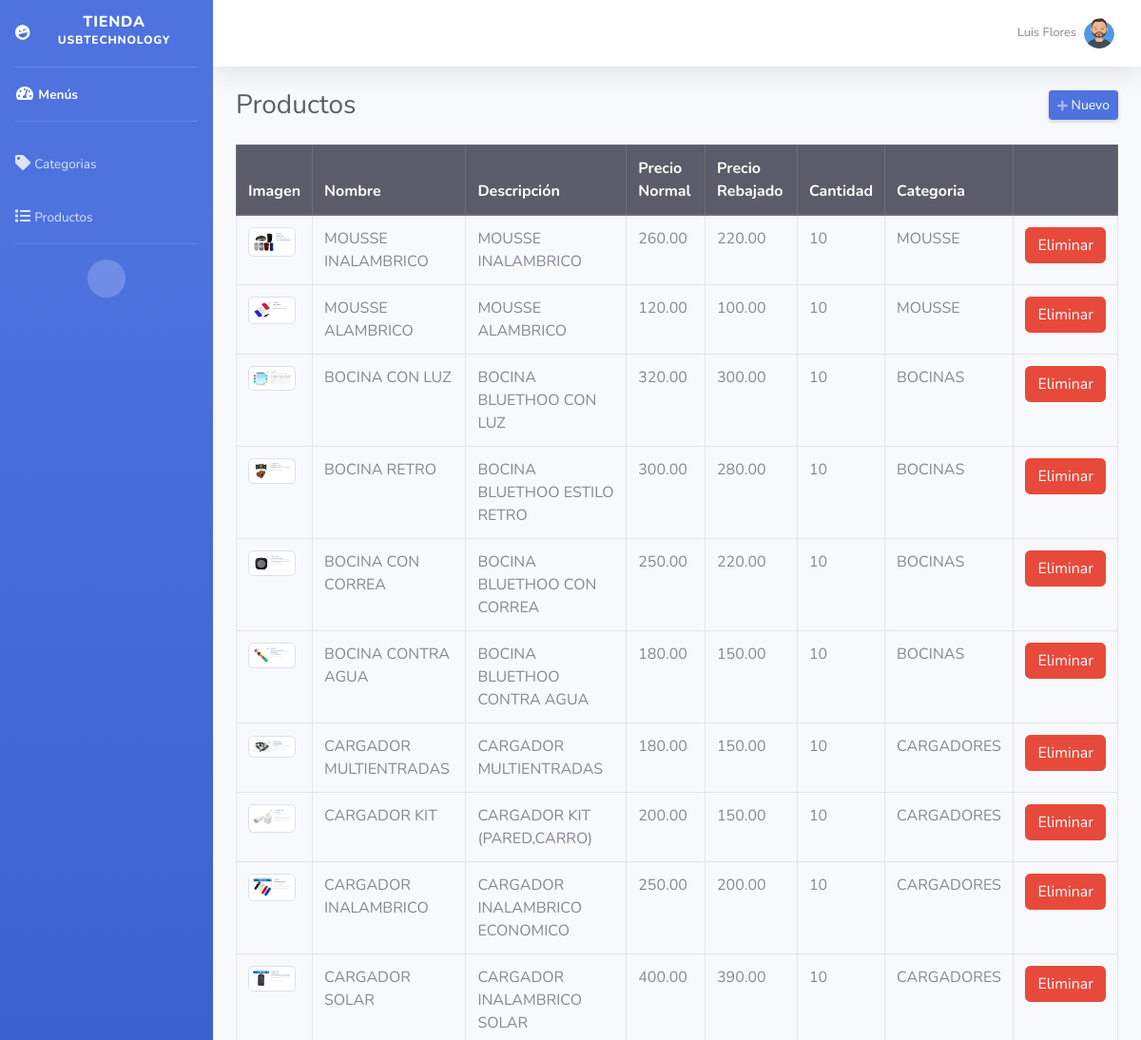
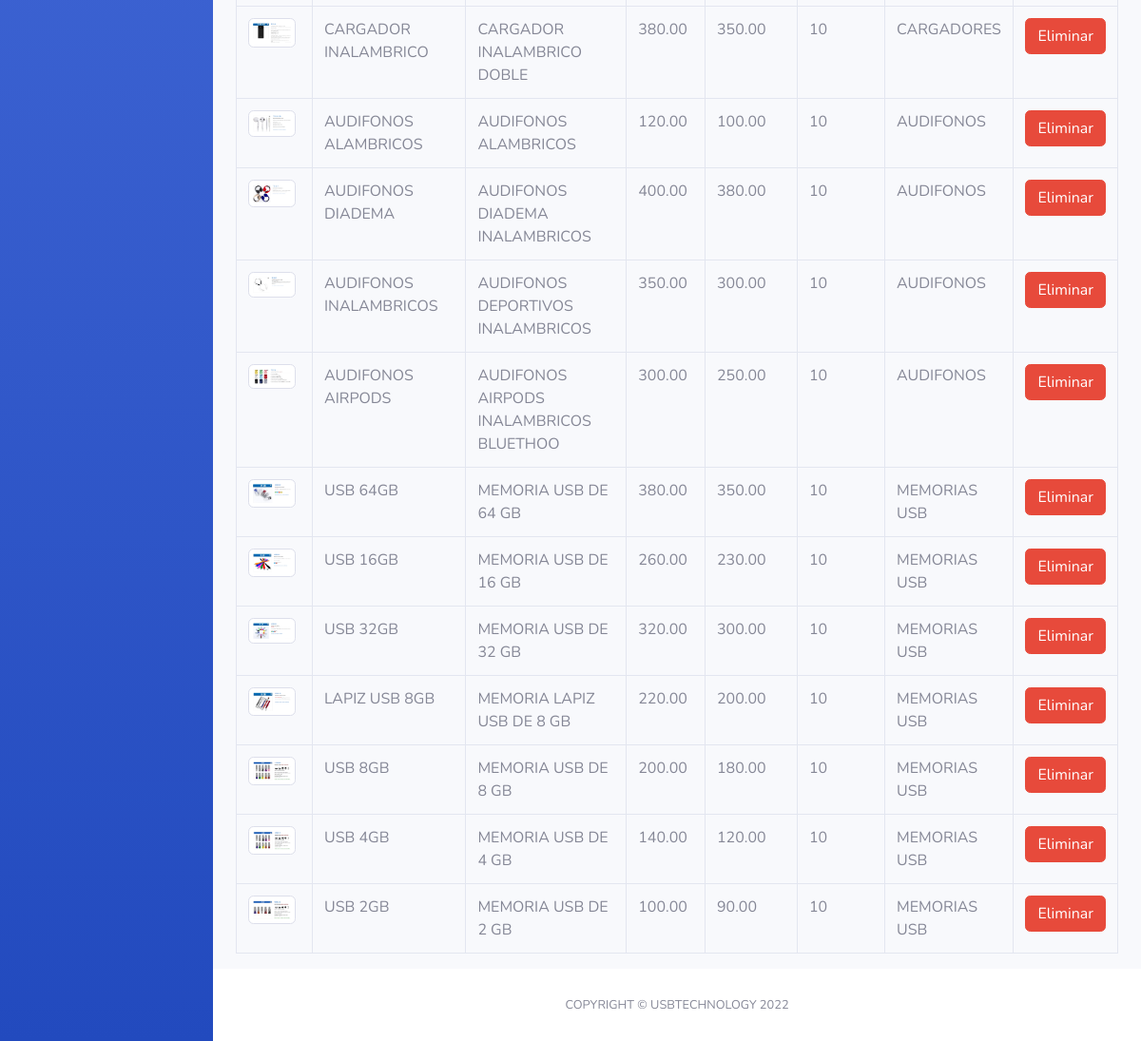
The page /admin/productos.php (signed in) on the database its author committed (2 pictures, top to bottom).
### tables this page shows
CREATE TABLE `productos` (
  `id` int(11) NOT NULL,
  `nombre` varchar(255) NOT NULL,
  `descripcion` text NOT NULL,
  `precio_normal` decimal(10,2) NOT NULL,
  `precio_rebajado` decimal(10,2) NOT NULL,
  `cantidad` int(11) NOT NULL,
  `imagen` varchar(50) NOT NULL,
  `id_categoria` int(11) NOT NULL
);

CREATE TABLE `categorias` (
  `id` int(11) NOT NULL,
  `categoria` varchar(50) NOT NULL
);

### admin/productos.php (the view, shortened to what this page needs)
<?php
require_once "../config/conexion.php";
include("includes/header.php"); ?>
<div class="d-sm-flex align-items-center justify-content-between mb-4">
    <h1 class="h3 mb-0 text-gray-800">Productos</h1>
    <a href="#" class="d-none d-sm-inline-block btn btn-sm btn-primary shadow-sm" id="abrirProducto"><i class="fas fa-plus fa-sm text-white-50"></i> Nuevo</a>
</div>
<div class="row">
    <div class="col-md-12">
        <div class="table-responsive">
            <table class="table table-hover table-bordered" style="width: 100%;">
                <thead class="thead-dark">
                    <tr>
                        <th>Imagen</th>
                        <th>Nombre</th>
                        <th>Descripción</th>
                        <th>Precio Normal</th>
                        <th>Precio Rebajado</th>
                        <th>Cantidad</th>
                        <th>Categoria</th>
                        <th></th>
                    </tr>
                </thead>
                <tbody>
                    <?php
                    $query = mysqli_query($conexion, "SELECT p.*, c.id AS id_cat, c.categoria FROM productos p INNER JOIN categorias c ON c.id = p.id_categoria ORDER BY p.id DESC");
                    while ($data = mysqli_fetch_assoc($query)) { ?>
                        <tr>
                            <td><img class="img-thumbnail" src="../assets/img/<?php echo $data['imagen']; ?>" width="50"></td>
                            <td><?php echo $data['nombre']; ?></td>
                            <td><?php echo $data['descripcion']; ?></td>
                            <td><?php echo $data['precio_normal']; ?></td>
                            <td><?php echo $data['precio_rebajado']; ?></td>
                            <td><?php echo $data['cantidad']; ?></td>
                            <td><?php echo $data['categoria']; ?></td>
                            <td>
                                <form method="post" action="eliminar.php?accion=pro&id=<?php echo $data['id']; ?>" class="d-inline eliminar">
                                    <button class="btn btn-danger" type="submit">Eliminar</button>
                                </form>
                            </td>
                        </tr>
                    <?php } ?>
                </tbody>
            </table>
        </div>
    </div>
</div>
<?php include("includes/footer.php"); ?>

### rows shown on the page
productos: imagen (picture), nombre "MOUSSE INALAMBRICO", descripcion "MOUSSE INALAMBRICO", precio_normal "260.00", precio_rebajado "220.00", cantidad "10", id_categoria.categoria "MOUSSE"
productos: imagen (picture), nombre "MOUSSE ALAMBRICO", descripcion "MOUSSE ALAMBRICO", precio_normal "120.00", precio_rebajado "100.00", cantidad "10", id_categoria.categoria "MOUSSE"
productos: imagen (picture), nombre "BOCINA CON LUZ", descripcion "BOCINA BLUETHOO CON LUZ", precio_normal "320.00", precio_rebajado "300.00", cantidad "10", id_categoria.categoria "BOCINAS"
productos: imagen (picture), nombre "BOCINA RETRO", descripcion "BOCINA BLUETHOO ESTILO RETRO", precio_normal "300.00", precio_rebajado "280.00", cantidad "10", id_categoria.categoria "BOCINAS"
productos: imagen (picture), nombre "BOCINA CON CORREA", descripcion "BOCINA BLUETHOO CON CORREA", precio_normal "250.00", precio_rebajado "220.00", cantidad "10", id_categoria.categoria "BOCINAS"
productos: imagen (picture), nombre "BOCINA CONTRA AGUA", descripcion "BOCINA BLUETHOO CONTRA AGUA", precio_normal "180.00", precio_rebajado "150.00", cantidad "10", id_categoria.categoria "BOCINAS"
productos: imagen (picture), nombre "CARGADOR MULTIENTRADAS", descripcion "CARGADOR MULTIENTRADAS", precio_normal "180.00", precio_rebajado "150.00", cantidad "10", id_categoria.categoria "CARGADORES"
productos: imagen (picture), nombre "CARGADOR KIT", descripcion "CARGADOR KIT (PARED,CARRO)", precio_normal "200.00", precio_rebajado "150.00", cantidad "10", id_categoria.categoria "CARGADORES"
productos: imagen (picture), nombre "CARGADOR INALAMBRICO", descripcion "CARGADOR INALAMBRICO ECONOMICO", precio_normal "250.00", precio_rebajado "200.00", cantidad "10", id_categoria.categoria "CARGADORES"
productos: imagen (picture), nombre "CARGADOR SOLAR", descripcion "CARGADOR INALAMBRICO SOLAR", precio_normal "400.00", precio_rebajado "390.00", cantidad "10", id_categoria.categoria "CARGADORES"
productos: imagen (picture), nombre "CARGADOR INALAMBRICO", descripcion "CARGADOR INALAMBRICO DOBLE", precio_normal "380.00", precio_rebajado "350.00", cantidad "10", id_categoria.categoria "CARGADORES"
productos: imagen (picture), nombre "AUDIFONOS ALAMBRICOS", descripcion "AUDIFONOS ALAMBRICOS", precio_normal "120.00", precio_rebajado "100.00", cantidad "10", id_categoria.categoria "AUDIFONOS"
productos: imagen (picture), nombre "AUDIFONOS DIADEMA", descripcion "AUDIFONOS DIADEMA INALAMBRICOS", precio_normal "400.00", precio_rebajado "380.00", cantidad "10", id_categoria.categoria "AUDIFONOS"
productos: imagen (picture), nombre "AUDIFONOS INALAMBRICOS", descripcion "AUDIFONOS DEPORTIVOS INALAMBRICOS", precio_normal "350.00", precio_rebajado "300.00", cantidad "10", id_categoria.categoria "AUDIFONOS"
productos: imagen (picture), nombre "AUDIFONOS AIRPODS", descripcion "AUDIFONOS AIRPODS INALAMBRICOS BLUETHOO", precio_normal "300.00", precio_rebajado "250.00", cantidad "10", id_categoria.categoria "AUDIFONOS"
productos: imagen (picture), nombre "USB 64GB", descripcion "MEMORIA USB DE 64 GB", precio_normal "380.00", precio_rebajado "350.00", cantidad "10", id_categoria.categoria "MEMORIAS USB"
productos: imagen (picture), nombre "USB 16GB", descripcion "MEMORIA USB DE 16 GB", precio_normal "260.00", precio_rebajado "230.00", cantidad "10", id_categoria.categoria "MEMORIAS USB"
productos: imagen (picture), nombre "USB 32GB", descripcion "MEMORIA USB DE 32 GB", precio_normal "320.00", precio_rebajado "300.00", cantidad "10", id_categoria.categoria "MEMORIAS USB"
productos: imagen (picture), nombre "LAPIZ USB 8GB", descripcion "MEMORIA LAPIZ USB DE 8 GB", precio_normal "220.00", precio_rebajado "200.00", cantidad "10", id_categoria.categoria "MEMORIAS USB"
productos: imagen (picture), nombre "USB 8GB", descripcion "MEMORIA USB DE 8 GB", precio_normal "200.00", precio_rebajado "180.00", cantidad "10", id_categoria.categoria "MEMORIAS USB"
productos: imagen (picture), nombre "USB 4GB", descripcion "MEMORIA USB DE 4 GB", precio_normal "140.00", precio_rebajado "120.00", cantidad "10", id_categoria.categoria "MEMORIAS USB"
productos: imagen (picture), nombre "USB 2GB", descripcion "MEMORIA USB DE 2 GB", precio_normal "100.00", precio_rebajado "90.00", cantidad "10", id_categoria.categoria "MEMORIAS USB"

### other values the page prints
$_SESSION['nombre'] "Luis Flores"
